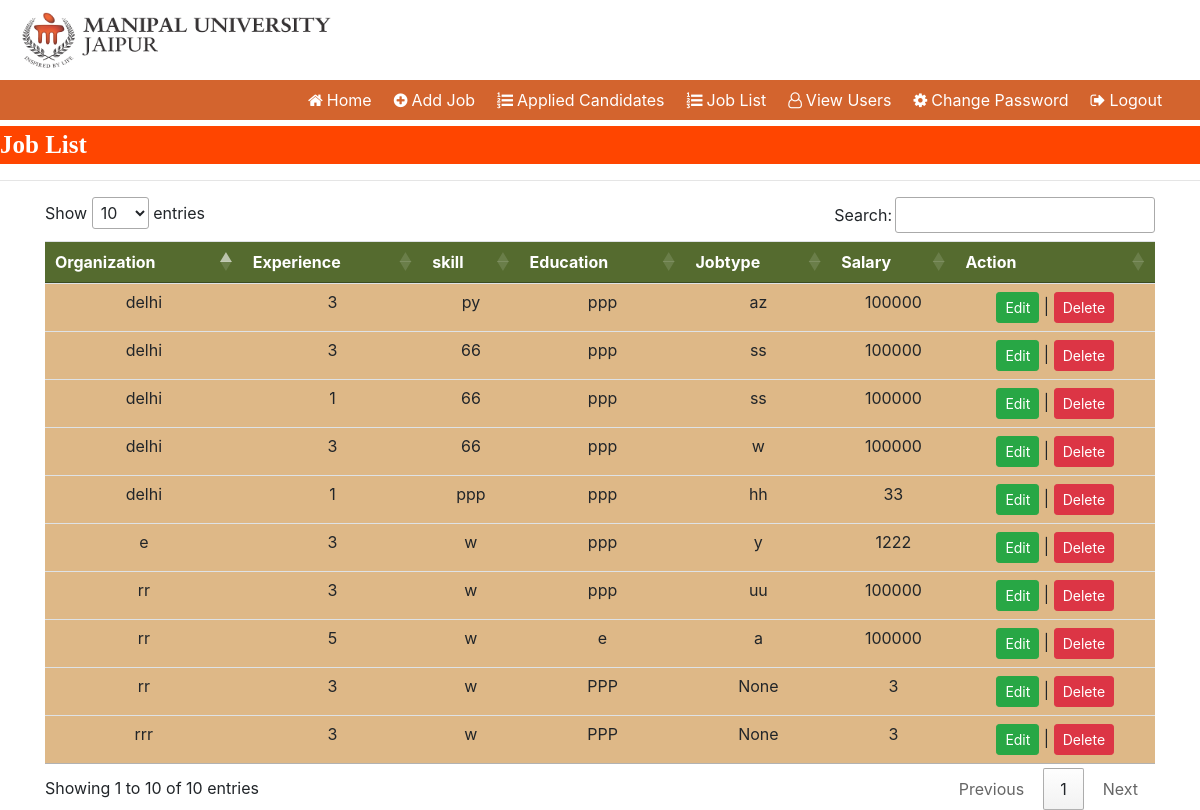
Screenshot of /joblist with the database file from the repository.
### superadmin/models.py (models this page shows)
class Addjob(models.Model):
    title = models.CharField(max_length=500, null=True, blank=True)
    startdate = models.CharField(max_length=500, null=True, blank=True)
    enddate = models.CharField(max_length=500, null=True, blank=True)
    salary = models.IntegerField( null=True, blank=True)
    logo = models.ImageField(upload_to='logo', null=True, blank=True)
    Experience = models.IntegerField()
    company = models.CharField(max_length=500, null=True, blank=True)
    skill = models.CharField(max_length=500, null=True, blank=True)
    description = models.CharField(max_length=500, null=True, blank=True)
    Education = models.CharField(max_length=500, null=True, blank=True)
    Jobtype = models.CharField(max_length=500, null=True, blank=True)
    prize = models.FloatField(null=True, blank=True)
    location = models.CharField(null=True, blank=True,max_length=500)
    created = models.DateTimeField(auto_now_add=True, null=True, blank=True)
    updated = models.DateTimeField(auto_now=True, null=True, blank=True)

### superadmin/views.py (the view)
# urls.py: path('joblist', joblist, name="joblist"),
def joblist(request):
    alljobs = Addjob.objects.all().order_by('-id')
    return render(request,'admin/joblist.html',{'alljobs':alljobs})

### templates/admin/joblist.html (shortened to what this page needs)
{%  load static %}
{%   block body %}
{%   include 'admin/admin_navigation.html'%}
<marquee style="font-family: 'Times New Roman', Times, serif; font-size:25px; color:white; background-color:orangered; font-weight:bold; margin-top: 0.5%;">
    Job List
</marquee>
<hr>
<div class="container">
<table class="table table-hover " id="bootstrapdatatable">
    <thead>
        <tr style="background-color:darkolivegreen; color : white">
            <th>Organization</th>
            <th>Experience</th>
            <th>skill</th>
            <th>Education</th>
            <th>Jobtype</th>
            <th>Salary</th>
            <th>Action</th>
        </tr>
    </thead>
        <tbody>
            {% for i in alljobs %}
            <tr style="background-color: #DEB887;">
                <td>{{i.company}}</td>
                <td>{{i.Experience}}</td>
                <td>{{i.skill}}</td>
                <td>{{i.Education}}</td>
                <td>{{i.Jobtype}}</td>
                <td>{{i.salary}}</td>
                <td>
                    <a href="editjob/{{ i.id }}" class="btn btn-success btn-sm">Edit</a>
                    |  <a  id="del-job" data-id="{{ i.id }}" class="btn btn-danger btn-sm">Delete</a>
                </td>
            </tr>
            {% endfor %}
        </tbody>
</table>
</div>
{%   endblock %}

### templates/admin/joblist.html (style rules this page uses)
tr { text-align: center; }

### rows the page displays
Addjob: company "delhi", Experience "3", skill "py", Education "ppp", Jobtype "az", salary "100000"
Addjob: company "rr", Experience "3", skill "w", Education "ppp", Jobtype "uu", salary "100000"
Addjob: company "delhi", Experience "3", skill "66", Education "ppp", Jobtype "ss", salary "100000"
Addjob: company "delhi", Experience "1", skill "66", Education "ppp", Jobtype "ss", salary "100000"
Addjob: company "rr", Experience "5", skill "w", Education "e", Jobtype "a", salary "100000"
Addjob: company "delhi", Experience "3", skill "66", Education "ppp", Jobtype "w", salary "100000"
Addjob: company "delhi", Experience "1", skill "ppp", Education "ppp", Jobtype "hh", salary "33"
Addjob: company "e", Experience "3", skill "w", Education "ppp", Jobtype "y", salary "1222"
Addjob: company "rrr", Experience "3", skill "w", Education "PPP", Jobtype "None", salary "3"
Addjob: company "rr", Experience "3", skill "w", Education "PPP", Jobtype "None", salary "3"
